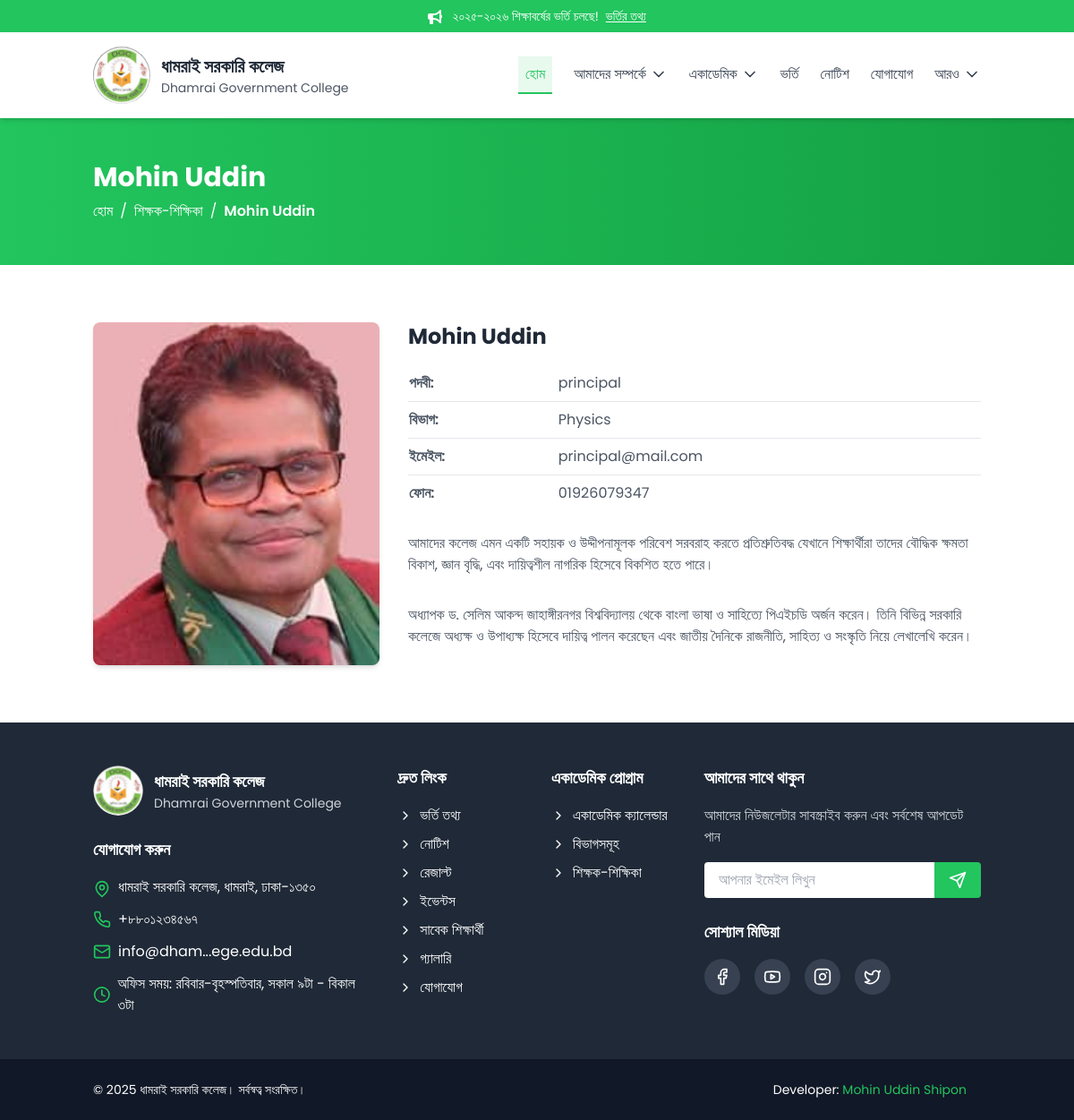
Screenshot of /faculty/principal/ with the database file from the repository.
### core/models.py (models this page shows, shortened)
class Faculty(models.Model):
    DESIGNATION_CHOICES = [
        ('Principal', 'Principal'),
        ('Vice Principal', 'Vice Principal'),
        ('Professor', 'Professor'),
        ('Associate Professor', 'Associate Professor'),
        ('Assistant Professor', 'Assistant Professor'),
        ('Lecturer', 'Lecturer'),
        ('Staff', 'Staff'),
    ]
    name = models.CharField(max_length=100)
    designation = models.CharField(max_length=50, choices=DESIGNATION_CHOICES)
    department = models.ForeignKey(Department, on_delete=models.SET_NULL, null=True, blank=True)
    education = models.TextField(null=True)
    bio = models.TextField(null=True)
    photo = models.ImageField(upload_to='faculty/', null=True, blank=True)
    email = models.EmailField(blank=True, null=True)
    phone = models.CharField(max_length=20, blank=True, null=True)
    join_date = models.DateField()
    is_featured = models.BooleanField(default=False)
    slug = models.SlugField(unique=True, blank=True)
    class Meta:
        verbose_name_plural = "Faculty Members"

class Department(models.Model):
    name = models.CharField(max_length=100)
    code = models.CharField(max_length=10)
    description = models.TextField(null=True)
    department_head = models.ForeignKey('Faculty', on_delete=models.SET_NULL, null=True, blank=True, related_name='head_of_department')
    established = models.DateField()
    slug = models.SlugField(unique=True, blank=True)

### core/views.py (the view)
# urls.py: path('faculty/<slug:slug>/', views.FacultyDetailView.as_view(), name='faculty_detail'),
class FacultyDetailView(DetailView):
    model = Faculty
    template_name = 'about/faculty_detail.html'
    context_object_name = 'faculty'

### templates/about/faculty_detail.html (shortened to what this page needs)
{% extends "base.html" %}
{% load static %}
{% block content %}
<div class="bg-gradient-to-r from-primary to-primary-dark text-white py-12">
    <div class="container mx-auto px-4">
        <h1 class="text-3xl font-bold mb-2">{{ faculty.name }}</h1>
        <div class="flex items-center">
            <a href="{% url 'core:home' %}" class="hover:text-primary-light transition-colors duration-200">হোম</a>
            <span class="mx-2">/</span>
            <a href="{% url 'core:faculty' %}" class="hover:text-primary-light transition-colors duration-200">শিক্ষক-শিক্ষিকা</a>
            <span class="mx-2">/</span>
            <span class="font-semibold">{{ faculty.name }}</span>
        </div>
    </div>
</div>
<section class="py-16 bg-white">
    <div class="container mx-auto px-4">
        <div class="flex flex-col md:flex-row gap-8">
            <div class="md:w-1/3">
                <img src="{{ faculty.photo.url }}" alt="{{ faculty.name }}" class="rounded-lg shadow-md w-full">
            </div>
            <div class="md:w-2/3">
                <h2 class="text-2xl font-bold text-gray-800 mb-4">{{ faculty.name }}</h2>
                <table class="table-auto border-collapse w-full text-left mt-4">
                    <tr class="border-b">
                        <td class="font-semibold text-gray-600 pr-4 py-2">পদবী:</td>
                        <td class="text-gray-600 py-2">{{ faculty.designation }}</td>
                    </tr>
                    <tr class="border-b">
                        <td class="font-semibold text-gray-600 pr-4 py-2">বিভাগ:</td>
                        <td class="text-gray-600 py-2">{{ faculty.department.name }}</td>
                    </tr>
                    <tr class="border-b">
                        <td class="font-semibold text-gray-600 pr-4 py-2">ইমেইল:</td>
                        <td class="text-gray-600 py-2">{{ faculty.email }}</td>
                    </tr>
                    <tr>
                        <td class="font-semibold text-gray-600 pr-4 py-2">ফোন:</td>
                        <td class="text-gray-600 py-2">{{ faculty.phone }}</td>
                    </tr>
                </table>
                <p class="text-gray-600 mt-6 mb-8">{{ faculty.bio }}</p>
                <p class="text-gray-600">{{ faculty.education }}</p>
            </div>
        </div>
    </div>
</section>
{% endblock content %}

### rows the page displays
Faculty: name "Mohin Uddin", photo (picture), designation "principal", department.name "Physics", email "principal@mail.com", phone "01926079347", bio "আমাদের কলেজ এমন একটি সহায়ক ও উদ্দীপনামূলক পরিবেশ সরবরাহ করতে প্রতিশ্রুতিবদ্ধ যেখানে শিক্ষার্থীরা তাদের বৌদ্ধিক ক্ষমতা বিকাশ, জ্ঞান বৃদ্ধি, এবং দায়িত্বশীল নাগরিক হিসেবে বিকশিত হতে পারে।", education "অধ্যাপক ড. সেলিম আকন্দ জাহাঙ্গীরনগর বিশ্ববিদ্যালয় থেকে বাংলা ভাষা ও সাহিত্যে পিএইচডি অর্জন করেন। তিনি বিভিন্ন সরকারি কলেজে অধ্যক্ষ ও উপাধ্যক্ষ হিসেবে দায়িত্ব পালন করেছেন এবং জাতীয় দৈনিকে রাজনীতি, সাহিত্য ও সংস্কৃতি নিয়ে লেখালেখি করেন।"

### other values shown
{{ announcement_text }} "২০২৫-২০২৬ শিক্ষাবর্ষের ভর্তি চলছে!"
{{ link_text }} "ভর্তির তথ্য"
